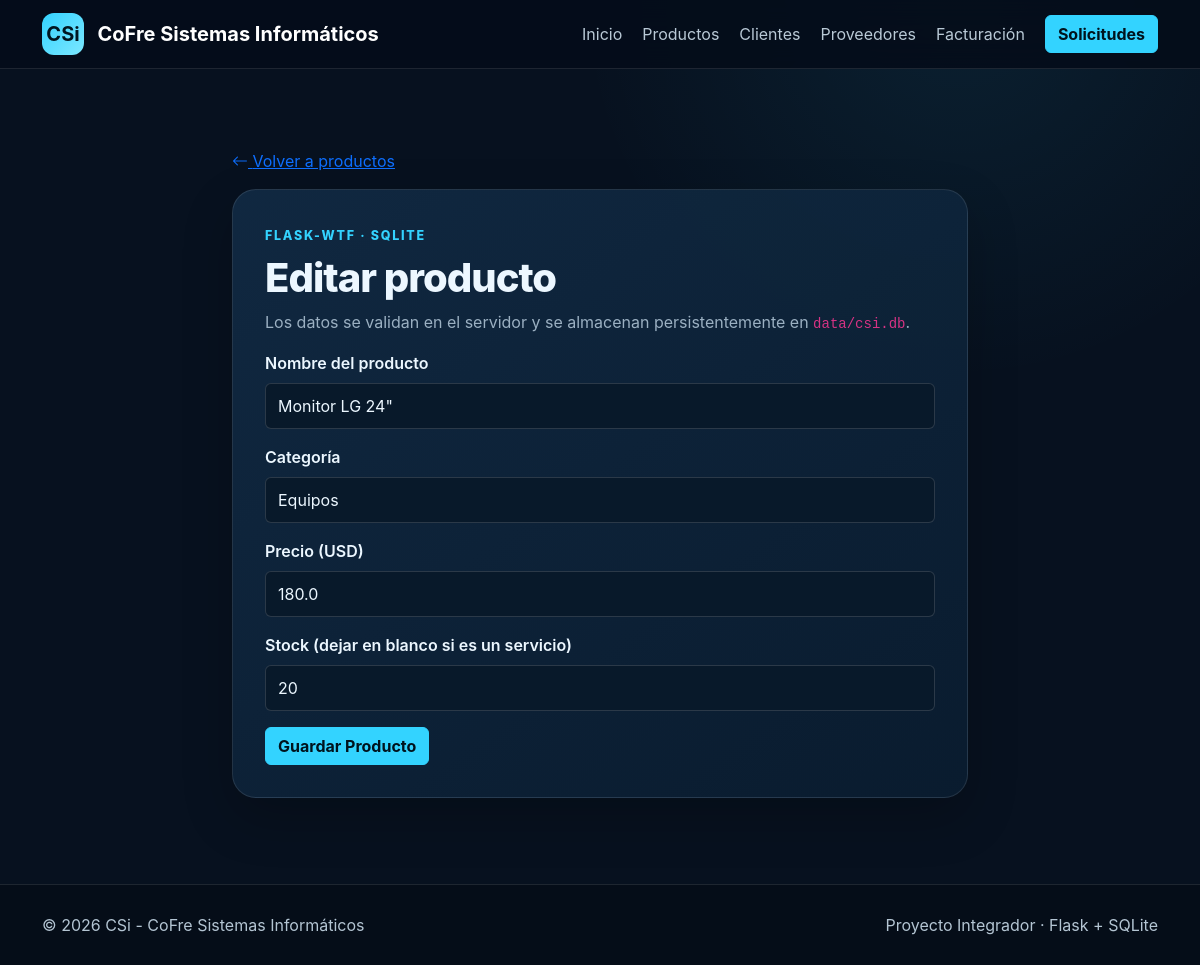
The page /productos/editar/2 on the database its author committed.
### tables this page shows
CREATE TABLE productos (
 id INTEGER PRIMARY KEY AUTOINCREMENT,
 nombre TEXT NOT NULL,
 categoria TEXT NOT NULL,
 precio REAL NOT NULL CHECK (precio > 0),
 stock INTEGER CHECK (stock IS NULL OR stock >= 0)
);

### app.py (the view, shortened to what this page needs)
@app.route("/productos/nuevo", methods=["GET", "POST"])
@app.route("/productos/editar/<int:item_id>", methods=["GET", "POST"])
def formulario_producto(item_id=None):
    registro = fetch_one("SELECT * FROM productos WHERE id = ?", (item_id,)) if item_id else None
    if item_id and registro is None:
        flash("El producto solicitado no existe.", "danger")
        return redirect(url_for("productos"))
    form = ProductoForm(data=dict(registro) if registro and request.method == "GET" else None)
    return render_template("formulario_producto.html", form=form, item_id=item_id)

### forms/producto_form.py
class ProductoForm(FlaskForm):
    nombre = StringField(
        "Nombre del producto",
        validators=[
            DataRequired(message="El nombre es obligatorio."),
            Length(min=3, max=100, message="Debe tener entre 3 y 100 caracteres."),
        ],
    )
    categoria = SelectField(
        "Categoría",
        choices=[("Equipos", "Equipos"), ("Software", "Software"), ("Servicios", "Servicios")],
        validators=[DataRequired(message="Seleccione una categoría.")],
    )
    precio = FloatField(
        "Precio (USD)",
        validators=[
            DataRequired(message="El precio es obligatorio."),
            NumberRange(min=0.01, message="El precio debe ser mayor a 0."),
        ],
    )
    stock = IntegerField(
        "Stock (dejar en blanco si es un servicio)",
        validators=[Optional(), NumberRange(min=0, message="El stock no puede ser negativo.")],
    )
    submit = SubmitField("Guardar Producto")

### app.py (called while the page is built)
def get_db_connection():
    DATA_DIR.mkdir(parents=True, exist_ok=True)
    conn = sqlite3.connect(DB_PATH)
    conn.row_factory = sqlite3.Row
    return conn

def fetch_one(query, params=()):
    conn = get_db_connection()
    registro = conn.execute(query, params).fetchone()
    conn.close()
    return registro

@app.context_processor
def inyectar_variables_globales():
    return {
        "anio_actual": datetime.now().year,
        "empresa": empresa_info,
    }

### templates/formulario_producto.html (shortened to what this page needs)
{% extends 'base.html' %}
{% from '_form_macros.html' import render_field %}
{% block content %}
<section class="page-section"><div class="container form-shell">
  <a class="back-link" href="{{ url_for('productos') }}"><i class="bi bi-arrow-left"></i> Volver a productos</a>
  <div class="form-card mt-3">
    <span class="eyebrow">FLASK-WTF · SQLITE</span>
    <h1 class="mt-2">{{ 'Editar producto' if item_id else 'Registrar producto' }}</h1>
    <p class="text-secondary">Los datos se validan en el servidor y se almacenan persistentemente en <code>data/csi.db</code>.</p>
    <form method="post" novalidate>
      {{ render_field(form.nombre) }}
      {{ render_field(form.categoria) }}
      {{ render_field(form.precio) }}
      {{ render_field(form.stock) }}
      {{ form.submit(class="btn btn-info") }}
    </form>
  </div>
</div></section>
{% endblock %}

### templates/_form_macros.html (shortened to what this page needs)
{% macro render_field(field, rows=None) %}
<div class="mb-3">
  {{ field.label(class="form-label fw-semibold") }}
  {% if field.type == 'BooleanField' %}
    <div class="form-check form-switch">
      {{ field(class="form-check-input") }}
      <label class="form-check-label" for="{{ field.id }}">Sí</label>
    </div>
  {% elif field.type == 'SelectField' %}
    {{ field(class="form-select" + (' is-invalid' if field.errors else '')) }}
  {% elif field.type == 'TextAreaField' %}
    {{ field(class="form-control" + (' is-invalid' if field.errors else ''), rows=rows or 5) }}
  {% else %}
    {{ field(class="form-control" + (' is-invalid' if field.errors else '')) }}
  {% endif %}
</div>
{% endmacro %}

### static/css/style.css (style rules this page uses)
:root { --bg:#07111f;--bg2:#0b1d31;--panel:#10263d;--panel2:#0d2035;--cyan:#33d3ff;--cyan2:#00a9db;--text:#ecf7ff;--muted:#9bb0c2;--border:rgba(255,255,255,.10) }
html { scroll-behavior:smooth }
body { background:radial-gradient(circle at 80% 0,rgba(51,211,255,.08),transparent 28%),var(--bg);color:var(--text);font-family:Inter,system-ui,-apple-system,"Segoe UI",sans-serif }
.btn-info { background:var(--cyan);border-color:var(--cyan);color:#00131d;font-weight:700 }
.eyebrow { font-size:.78rem;font-weight:800;letter-spacing:.14em;color:var(--cyan) }
.dashboard-card,.service-card,.data-card,.form-card,.cta-panel { background:linear-gradient(145deg,rgba(17,42,67,.95),rgba(10,29,48,.95));border:1px solid var(--border);box-shadow:0 20px 50px rgba(0,0,0,.22);border-radius:24px }
.section-heading h2,.page-header h1,.form-card h1 { font-weight:800;letter-spacing:-.025em }
.service-card p,.text-secondary { color:var(--muted)!important }
.page-section { padding:64px 0 86px }
.form-shell { max-width:760px }
.form-card { padding:2rem }
.form-control,.form-select { background:#08192a;border-color:rgba(255,255,255,.14);color:var(--text);min-height:46px }
.form-control::placeholder { color:#71879b }

### rows shown on the page
productos: nombre "Monitor LG 24\"", categoria "Equipos", precio "180.0", stock "20"

### other values the page prints
{{ 'Editar producto' if item_id else 'Registrar producto' }} "Editar producto"
{{ field.label(class="form-label fw-semibold") }} "Nombre del producto Categoría Precio (USD) Stock (dejar en blanco si es un servicio)"
